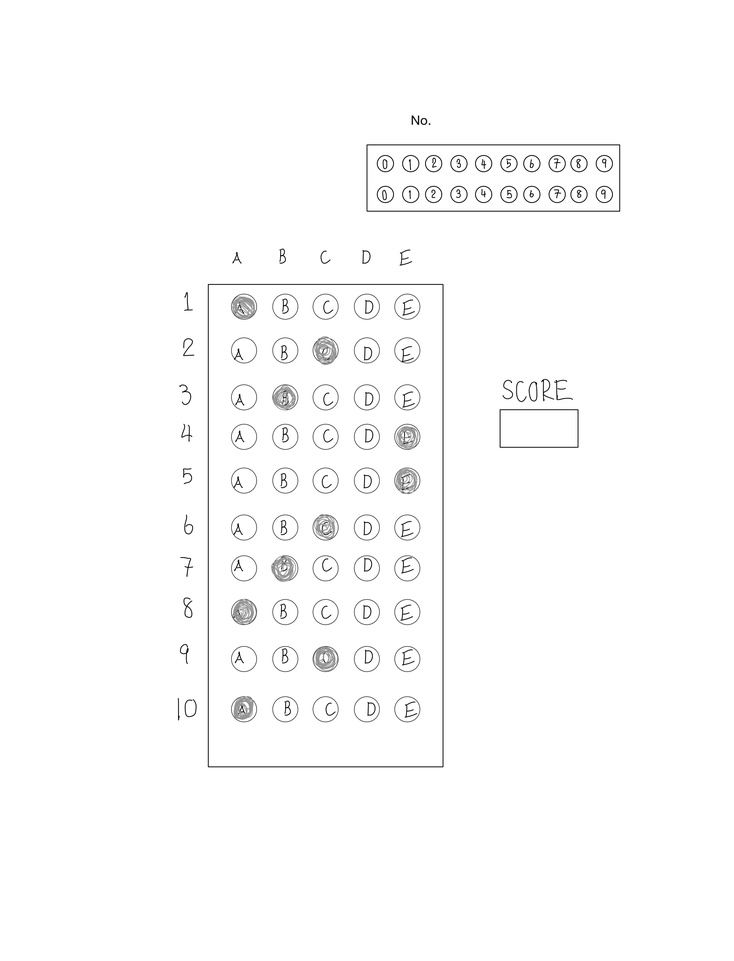
#> input picture exam.jpg, 734 x 961 px, shrunk from 4250 x 5559 before the run
$ python -i utils.py   (imports and definitions only)
#> lines starting #> are read from the running program, lines starting #| are printed output that depends on the picture; after the words box and inside, x2 and y2 are one past the last pixel; in counts of white or black regions, pixels touching at a corner belong together
#> further down, picture is the input picture: shape (961, 734, 3); min 0, max 255, mean 251.7
import cv2
import pytesseract as psr
import numpy as np


## Draw a circle for each question
# [47 lines left out: functions draw_circles, getOnlyCornor, order_coordinate, not called in this run]


## Get each answer row
def split_answer_row(answers_warp_img):
    ten_answers_images = [answers_warp_img[i:i + 100] for i in range(0, 1000, 100)]
    return ten_answers_images


# [31 lines left out: functions boxes_of_fives, showbox, get_lst_of_answer, not called in this run]


def convert_to_transparent(img):
    tmp = cv2.cvtColor(img, cv2.COLOR_BGR2GRAY)
    _, alpha = cv2.threshold(tmp, 0, 255, cv2.THRESH_BINARY)
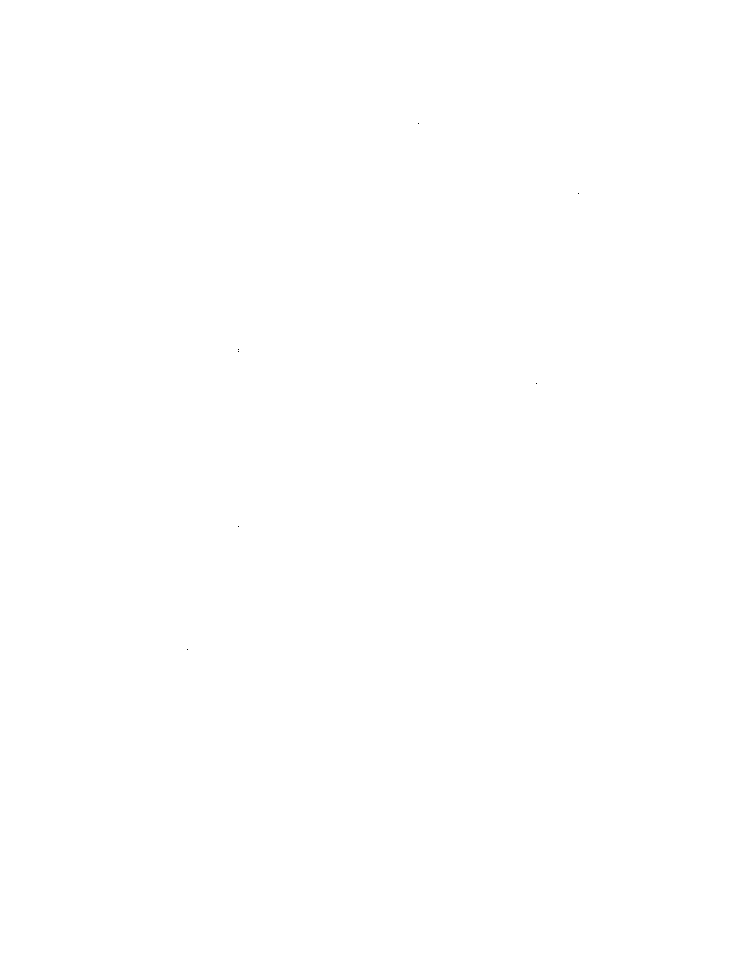
#> alpha: shape (961, 734); 100% white; black in thin lines or dots, all inside (x1, y1, x2, y2) = (187, 123, 579, 650)
    b, g, r = cv2.split(img)

    rgba = [b, g, r, alpha]
    img = cv2.merge(rgba, 4)
    return img

>>> import cv2
>>> picture = cv2.imread('exam.jpg')
>>> result = convert_to_transparent(picture)
